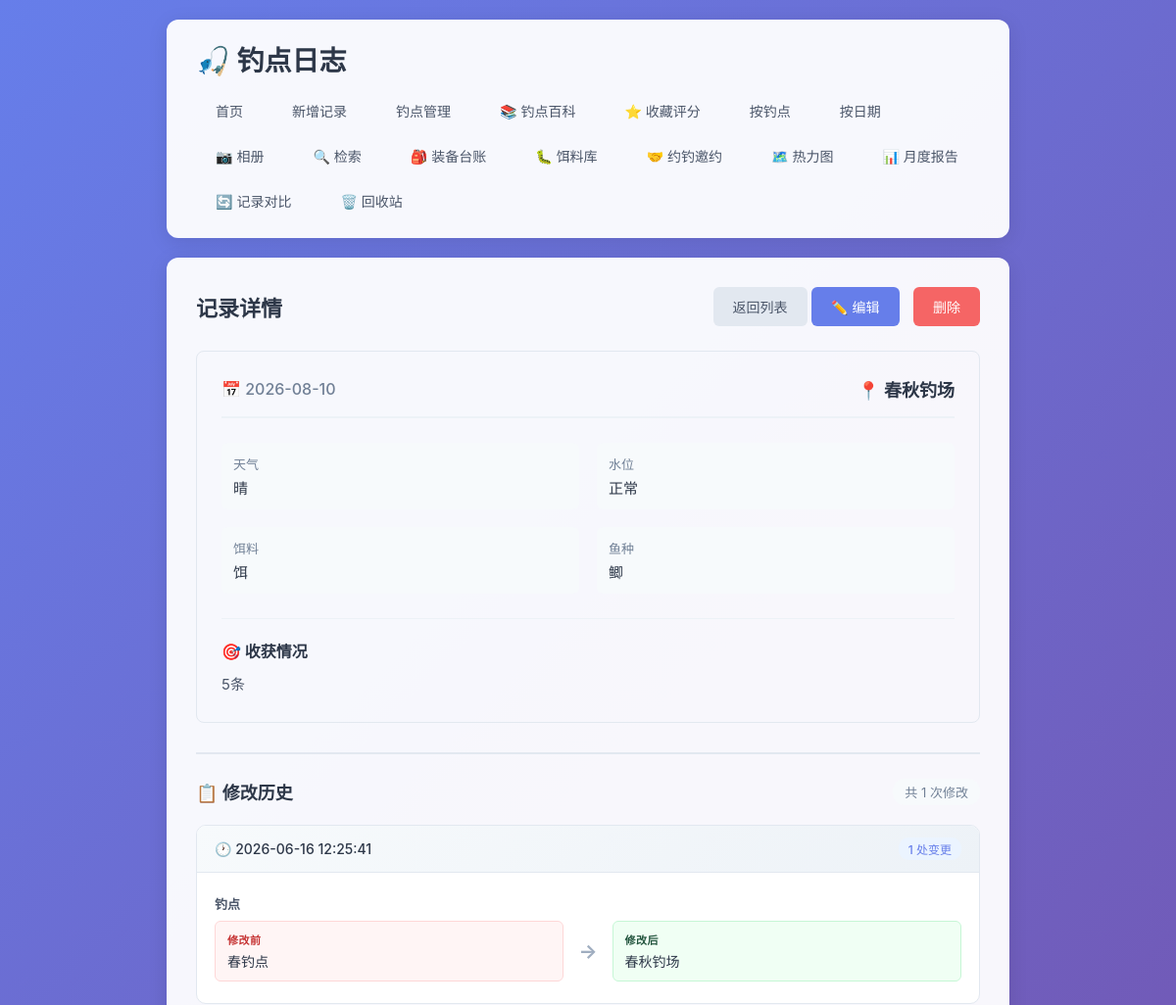
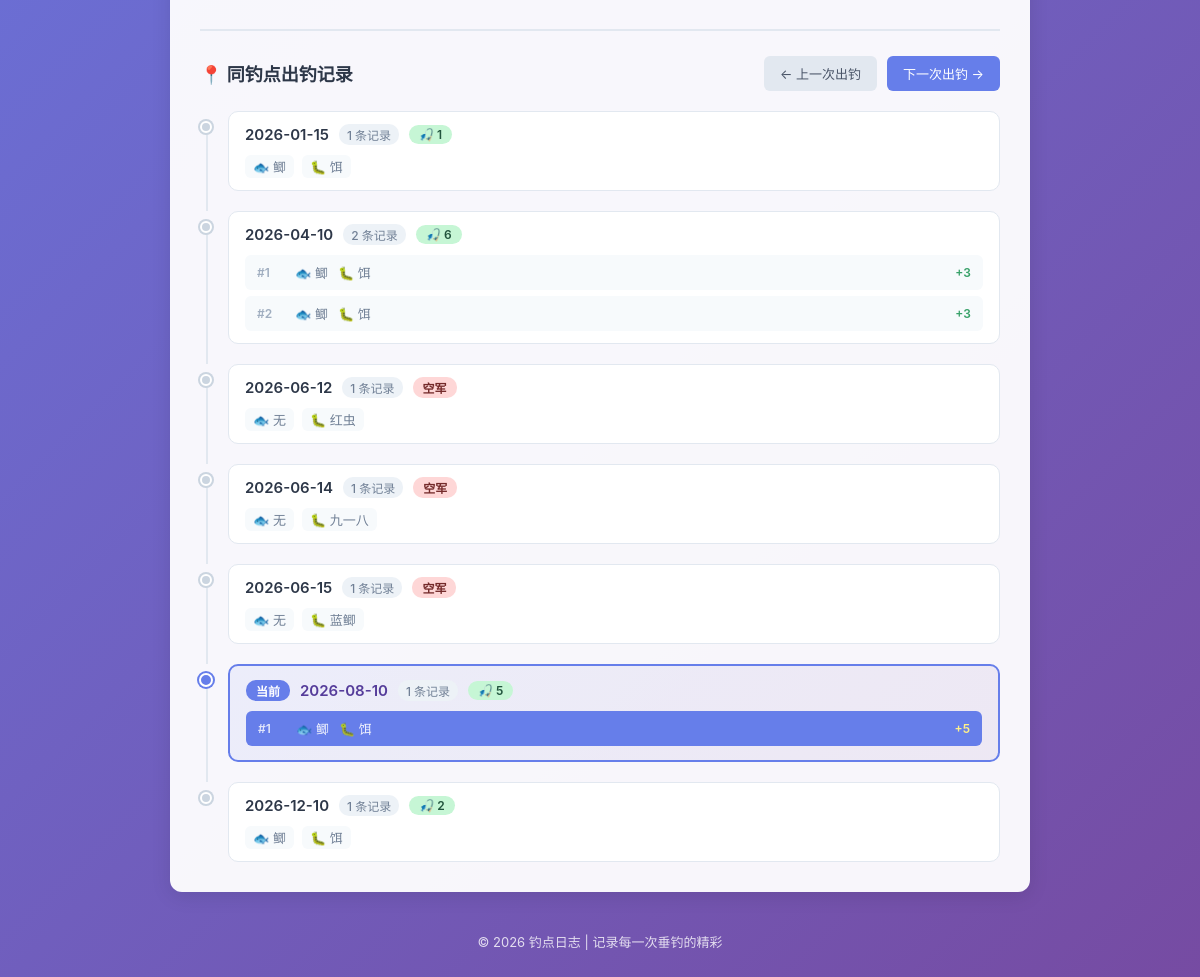
The page /log/289?page=1&sort=date_desc&per_page=20&q= on the database its author committed (2 pictures, top to bottom).
### tables this page shows
CREATE TABLE fishing_logs (
            id INTEGER PRIMARY KEY AUTOINCREMENT,
            spot TEXT NOT NULL,
            weather TEXT NOT NULL,
            water_level TEXT NOT NULL,
            bait TEXT NOT NULL,
            fish_species TEXT NOT NULL,
            harvest TEXT NOT NULL,
            next_strategy TEXT,
            created_at DATE NOT NULL
        , temperature TEXT, humidity TEXT, wind TEXT, deleted_at TIMESTAMP, next_strategy_date DATE);

CREATE TABLE audit_logs (
            id INTEGER PRIMARY KEY AUTOINCREMENT,
            log_id INTEGER NOT NULL,
            field_name TEXT NOT NULL,
            old_value TEXT,
            new_value TEXT,
            changed_at TIMESTAMP DEFAULT CURRENT_TIMESTAMP, batch_id TEXT DEFAULT 'legacy' NOT NULL,
            FOREIGN KEY (log_id) REFERENCES fishing_logs(id) ON DELETE CASCADE
        );

### app.py (the view)
@app.route('/log/<int:log_id>')
def log_detail(log_id):
    page = request.args.get('page', 1, type=int)
    sort_by = request.args.get('sort', 'date_desc')
    per_page = request.args.get('per_page', 20, type=int)
    conn = get_db()
    log = conn.execute('SELECT * FROM fishing_logs WHERE id = ?', (log_id,)).fetchone()
    if log is None:
        conn.close()
        flash('记录不存在！', 'error')
        return redirect(url_for('index'))
    audit_logs = get_audit_logs(conn, log_id)
    log_equipments, total_equipment_cost = get_log_equipments(conn, log_id)
    log_photos = get_log_photos(conn, log_id)
    spot_logs = conn.execute('''
        SELECT id, created_at, harvest, fish_species, bait
        FROM fishing_logs
        WHERE spot = ? AND deleted_at IS NULL
        ORDER BY created_at ASC, id ASC
    ''', (log['spot'],)).fetchall()
    date_groups = {}
    date_list = []
    for item in spot_logs:
        item_dict = dict(item)
        item_dict['harvest_value'] = parse_harvest_value(item['harvest'])
        date = item['created_at']
        if date not in date_groups:
            date_groups[date] = []
            date_list.append(date)
        date_groups[date].append(item_dict)
    spot_timeline = []
    current_date_index = None
    current_log_in_date = None
    for idx, date in enumerate(date_list):
        logs = date_groups[date]
        total_harvest = sum(l['harvest_value'] for l in logs)
        has_current = any(l['id'] == log_id for l in logs)
        if has_current:
            current_date_index = idx
            for i, l in enumerate(logs):
                if l['id'] == log_id:
                    current_log_in_date = i
                    break
        spot_timeline.append({
            'date': date,
            'logs': logs,
            'log_count': len(logs),
            'total_harvest': total_harvest,
            'has_current': has_current
        })
    prev_day_logs = None
    next_day_logs = None
    if current_date_index is not None:
        if current_date_index > 0:
            prev_date_logs = date_groups[date_list[current_date_index - 1]]
            prev_day_logs = prev_date_logs[0]
        if current_date_index < len(date_list) - 1:
            next_date_logs = date_groups[date_list[current_date_index + 1]]
            next_day_logs = next_date_logs[0]
    harvest_value = parse_harvest_value(log['harvest'])
    cost_per_kg = 0
    if harvest_value > 0 and total_equipment_cost > 0:
        cost_per_kg = round(total_equipment_cost / harvest_value, 2)
    conn.close()
    return render_template('detail.html', log=log, audit_logs=audit_logs,
                           page=page, sort_by=sort_by, per_page=per_page,
                           spot_timeline=spot_timeline,
                           current_date_index=current_date_index,
                           current_log_in_date=current_log_in_date,
                           prev_day_logs=prev_day_logs, next_day_logs=next_day_logs,
                           log_equipments=log_equipments,
                           total_equipment_cost=total_equipment_cost,
                           harvest_value=harvest_value,
                           cost_per_kg=cost_per_kg,
                           log_photos=log_photos)

### app.py (called while the page is built, shortened)
def get_db():
    conn = sqlite3.connect(DB_PATH)
    conn.row_factory = sqlite3.Row
    return conn

def parse_harvest_value(harvest_str):
    if not harvest_str:
        return 0
    harvest_str = str(harvest_str).strip()
    if not harvest_str:
        return 0
    zero_keywords = [
        '空军', '白板', '打龟', '空手', '空竿', '光头',
        '没钓到', '无收获', '零收获', '零', '0', '打飞机',
        '参军', '空', '龟', '白跑一趟', '参军了', '空军了'
    ]
    lower_str = harvest_str.lower()
    for kw in zero_keywords:
        if kw.lower() in lower_str:
            return 0
    matches = re.findall(r'(\d+(?:\.\d+)?)', harvest_str)
    if matches:
        num_str = matches[-1]
        try:
            if '.' in num_str:
                return float(num_str)
            else:
                return int(num_str)
        except ValueError:
            pass

def get_log_equipments(conn, log_id):
    rows = conn.execute('''
        SELECT le.*, e.name as equipment_name, e.category as equipment_category,
               e.unit_price as equipment_price, e.spec as equipment_spec
        FROM log_equipments le
        JOIN equipments e ON le.equipment_id = e.id
        WHERE le.log_id = ?
        ORDER BY le.id
    ''', (log_id,)).fetchall()
    result = []
    total_cost = 0
    for r in rows:
        r_dict = dict(r)
        total_cost += r_dict.get('usage_cost') or 0
        result.append(r_dict)
    return result, round(total_cost, 2)

def get_log_photos(conn, log_id):
    rows = conn.execute('''
        SELECT * FROM log_photos
        WHERE log_id = ?
        ORDER BY sort_order ASC, id ASC
    ''', (log_id,)).fetchall()
    photos = []
    for r in rows:
        photo = dict(r)
        photo['url'] = url_for('static', filename=f'uploads/{photo["filename"]}')
        photos.append(photo)
    return photos

### templates/detail.html (shortened to what this page needs)
{% extends 'base.html' %}
{% block content %}
    <div class="page-header">
        <h2>记录详情</h2>
        <div>
            <a href="{{ url_for('index', page=page, sort=sort_by, per_page=per_page) }}" class="btn btn-secondary">返回列表</a>
            <a href="{{ url_for('edit_log', log_id=log['id'], page=page, sort=sort_by, per_page=per_page) }}" class="btn btn-primary">✏️ 编辑</a>
            <form method="POST" action="{{ url_for('delete_log', log_id=log['id'], page=page, sort=sort_by, per_page=per_page) }}" class="inline-form" onsubmit="return confirm('确定要删除这条记录吗？');">
                <button type="submit" class="btn btn-danger">删除</button>
            </form>
        </div>
    </div>
    <div class="detail-card">
        <div class="detail-header">
            <span class="detail-date">📅 {{ log['created_at'] }}</span>
            <span class="detail-spot">📍 {{ log['spot'] }}</span>
        </div>
        <div class="detail-grid">
            <div class="detail-item">
                <span class="detail-label">天气</span>
                <span class="detail-value">{{ log['weather'] }}</span>
            </div>
            <div class="detail-item">
                <span class="detail-label">水位</span>
                <span class="detail-value">{{ log['water_level'] }}</span>
            </div>
            <div class="detail-item">
                <span class="detail-label">饵料</span>
                <span class="detail-value">{{ log['bait'] }}</span>
            </div>
            <div class="detail-item">
                <span class="detail-label">鱼种</span>
                <span class="detail-value">{{ log['fish_species'] }}</span>
            </div>
        </div>
        <div class="detail-section">
            <h3>🎯 收获情况</h3>
            <p class="detail-text">{{ log['harvest'] }}</p>
        </div>
    </div>
    {% if audit_logs %}
        <div class="audit-section">
            <div class="audit-header">
                <h3>📋 修改历史</h3>
                <span class="audit-count">共 {{ audit_logs|length }} 次修改</span>
            </div>
            <div class="audit-timeline">
                {% for group in audit_logs %}
                    <div class="audit-group">
                        <div class="audit-group-header">
                            <span class="audit-time">🕐 {{ group.timestamp }}</span>
                            <span class="audit-change-count">{{ group.changes|length }} 处变更</span>
                        </div>
                        <div class="audit-changes">
                            {% for change in group.changes %}
                                <div class="audit-change-item">
                                    <div class="audit-field">{{ change.field_label }}</div>
                                    <div class="audit-values">
                                        <div class="audit-old-value">
                                            <span class="value-label">修改前</span>
                                            <span class="value-content">{{ change.old_value or '(空)' }}</span>
                                        </div>
                                        <div class="audit-arrow">→</div>
                                        <div class="audit-new-value">
                                            <span class="value-label">修改后</span>
                                            <span class="value-content">{{ change.new_value or '(空)' }}</span>
                                        </div>
                                    </div>
                                </div>
                            {% endfor %}
                        </div>
                    </div>
                {% endfor %}
            </div>
        </div>
    {% endif %}
    {% if spot_timeline %}
        <div class="spot-timeline-section">
            <div class="timeline-nav-header">
                <h3>📍 同钓点出钓记录</h3>
                <div class="timeline-nav-buttons">
                    {% if prev_day_logs %}
                        <a href="{{ url_for('log_detail', log_id=prev_day_logs['id'], page=page, sort=sort_by, per_page=per_page) }}" class="btn btn-secondary btn-nav">
                            ← 上一次出钓
                        </a>
                    {% else %}
                        <span class="btn btn-secondary btn-nav disabled">← 上一次出钓</span>
                    {% endif %}
                    {% if next_day_logs %}
                        <a href="{{ url_for('log_detail', log_id=next_day_logs['id'], page=page, sort=sort_by, per_page=per_page) }}" class="btn btn-primary btn-nav">
                            下一次出钓 →
                        </a>
                    {% else %}
                        <span class="btn btn-secondary btn-nav disabled">下一次出钓 →</span>
                    {% endif %}
                </div>
            </div>
            <div class="spot-timeline">
                {% for day in spot_timeline %}
                    <div class="spot-timeline-item {% if day['has_current'] %}current{% endif %}">
                        <div class="spot-timeline-dot"></div>
                        <div class="spot-timeline-line"></div>
                        <div class="spot-timeline-content">
                            {% if day['has_current'] %}
                                <div class="spot-timeline-date-header">
                                    <span class="current-badge">当前</span>
                                    <span class="timeline-date-text">{{ day['date'] }}</span>
                                    <span class="timeline-count-badge">{{ day['log_count'] }} 条记录</span>
                                    {% if day['total_harvest'] > 0 %}
                                        <span class="harvest-badge good">🎣 {{ day['total_harvest'] }}</span>
                                    {% else %}
                                        <span class="harvest-badge bad">空军</span>
                                    {% endif %}
                                </div>
                                <div class="timeline-day-logs">
                                    {% for item in day['logs'] %}
                                        <div class="timeline-log-item {% if item['id'] == log['id'] %}active{% endif %}">
                                                    <span class="log-index">#{{ loop.index }}</span>
                                                    {% if item['fish_species'] %}<span class="log-meta">🐟 {{ item['fish_species'] }}</span>{% endif %}
                                                    {% if item['bait'] %}<span class="log-meta">🐛 {{ item['bait'] }}</span>{% endif %}
                                                    {% if item['harvest_value'] > 0 %}
                                                        <span class="log-harvest good">+{{ item['harvest_value'] }}</span>
                                                    {% else %}
                                                        <span class="log-harvest bad">空军</span>
                                                    {% endif %}
                                        </div>
                                    {% endfor %}
                                </div>
                            {% else %}
                                <a href="{{ url_for('log_detail', log_id=day['logs'][0]['id'], page=page, sort=sort_by, per_page=per_page) }}" class="spot-timeline-link">
                                    <div class="spot-timeline-date-header">
                                        <span class="timeline-date-text">{{ day['date'] }}</span>
                                        <span class="timeline-count-badge">{{ day['log_count'] }} 条记录</span>
                                        {% if day['total_harvest'] > 0 %}
                                            <span class="harvest-badge good">🎣 {{ day['total_harvest'] }}</span>
                                        {% else %}
                                            <span class="harvest-badge bad">空军</span>
                                        {% endif %}
                                    </div>
                                    {% if day['log_count'] > 1 %}
                                        <div class="timeline-day-logs">
                                            {% for item in day['logs'] %}
                                                <div class="timeline-log-item">
                                                    <span class="log-index">#{{ loop.index }}</span>
                                                    {% if item['fish_species'] %}<span class="log-meta">🐟 {{ item['fish_species'] }}</span>{% endif %}
                                                    {% if item['bait'] %}<span class="log-meta">🐛 {{ item['bait'] }}</span>{% endif %}
                                                    {% if item['harvest_value'] > 0 %}
                                                        <span class="log-harvest good">+{{ item['harvest_value'] }}</span>
                                                    {% else %}
                                                        <span class="log-harvest bad">空军</span>
                                                    {% endif %}
                                                </div>
                                            {% endfor %}
                                        </div>
                                    {% else %}
                                        <div class="timeline-day-summary">
                                            {% set item = day['logs'][0] %}
                                            {% if item['fish_species'] %}<span class="meta-item">🐟 {{ item['fish_species'] }}</span>{% endif %}
                                            {% if item['bait'] %}<span class="meta-item">🐛 {{ item['bait'] }}</span>{% endif %}
                                        </div>
                                    {% endif %}
                                </a>
                            {% endif %}
                        </div>
                    </div>
                {% endfor %}
            </div>
        </div>
    {% endif %}
{% endblock %}

### rows shown on the page
fishing_logs: created_at "2026-08-10", spot "春秋钓场", weather "晴", water_level "正常", bait "饵", fish_species "鲫", harvest "5条", date "2026-08-10", log_count "1", total_harvest "5", harvest_value "5"
audit_logs: timestamp "2026-06-16 12:25:41", changes|length "1", field_label "钓点", old_value "春钓点", new_value "春秋钓场"
fishing_logs: date "2026-01-15", log_count "1", total_harvest "1", fish_species "鲫", bait "饵"
fishing_logs: date "2026-04-10", log_count "2", total_harvest "6", fish_species "鲫", bait "饵", harvest_value "3"
fishing_logs: fish_species "鲫", bait "饵", harvest_value "3"
fishing_logs: date "2026-06-12", log_count "1", shows "空军", fish_species "无", bait "红虫"
fishing_logs: date "2026-06-14", log_count "1", shows "空军", fish_species "无", bait "九一八"
fishing_logs: date "2026-06-15", log_count "1", shows "空军", fish_species "无", bait "蓝鲫"
fishing_logs: date "2026-12-10", log_count "1", total_harvest "2", fish_species "鲫", bait "饵"

### other values the page prints
{{ audit_logs|length }} "1"
